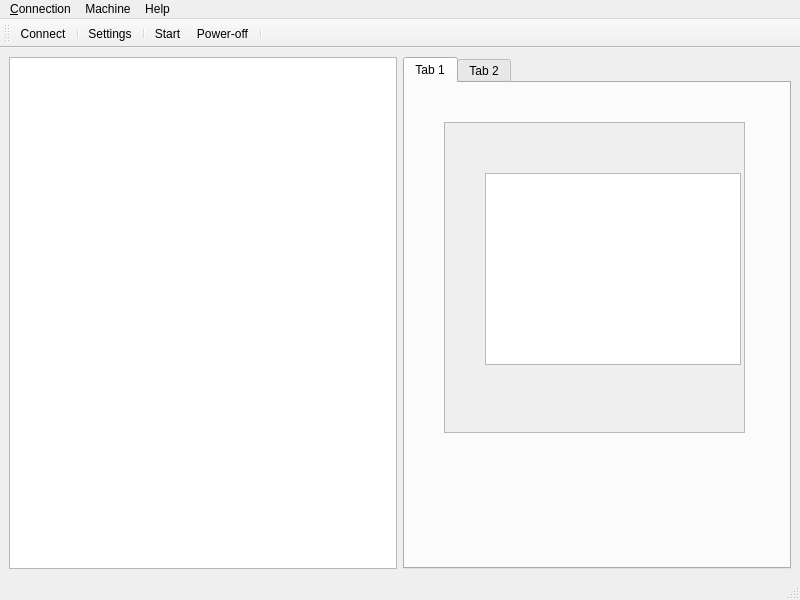
<?xml version="1.0" encoding="UTF-8"?>
<ui version="4.0">
 <class>MainWindow</class>
 <widget class="QMainWindow" name="MainWindow">
  <property name="geometry">
   <rect>
    <x>0</x>
    <y>0</y>
    <width>800</width>
    <height>600</height>
   </rect>
  </property>
  <property name="windowTitle">
   <string>MainWindow</string>
  </property>
  <widget class="QWidget" name="centralwidget">
   <layout class="QVBoxLayout" name="verticalLayout">
    <item>
     <layout class="QHBoxLayout" name="horizontalLayout">
      <item>
       <widget class="QListWidget" name="listWidget"/>
      </item>
      <item>
       <widget class="QTabWidget" name="tabWidget">
        <property name="currentIndex">
         <number>0</number>
        </property>
        <widget class="QWidget" name="tab">
         <attribute name="title">
          <string>Tab 1</string>
         </attribute>
         <widget class="QScrollArea" name="scrollArea">
          <property name="geometry">
           <rect>
            <x>39</x>
            <y>39</y>
            <width>301</width>
            <height>311</height>
           </rect>
          </property>
          <property name="widgetResizable">
           <bool>true</bool>
          </property>
          <widget class="QWidget" name="scrollAreaWidgetContents">
           <property name="geometry">
            <rect>
             <x>0</x>
             <y>0</y>
             <width>299</width>
             <height>309</height>
            </rect>
           </property>
           <widget class="QListView" name="listView">
            <property name="geometry">
             <rect>
              <x>40</x>
              <y>50</y>
              <width>256</width>
              <height>192</height>
             </rect>
            </property>
           </widget>
          </widget>
         </widget>
        </widget>
        <widget class="QWidget" name="tab_2">
         <attribute name="title">
          <string>Tab 2</string>
         </attribute>
        </widget>
       </widget>
      </item>
     </layout>
    </item>
   </layout>
  </widget>
  <widget class="QMenuBar" name="menubar">
   <property name="geometry">
    <rect>
     <x>0</x>
     <y>0</y>
     <width>800</width>
     <height>24</height>
    </rect>
   </property>
   <widget class="QMenu" name="menuConnection">
    <property name="title">
     <string>&amp;Connection</string>
    </property>
    <addaction name="actionConnect"/>
    <addaction name="actionE_xit"/>
   </widget>
   <widget class="QMenu" name="menuMachine">
    <property name="title">
     <string>Machine</string>
    </property>
    <addaction name="separator"/>
    <addaction name="actionStart"/>
    <addaction name="actionPause"/>
    <addaction name="actionStop"/>
    <addaction name="actionSave"/>
    <addaction name="separator"/>
    <addaction name="actionSleep"/>
    <addaction name="actionShutdown"/>
   </widget>
   <widget class="QMenu" name="menuHelp">
    <property name="title">
     <string>Help</string>
    </property>
   </widget>
   <addaction name="menuConnection"/>
   <addaction name="menuMachine"/>
   <addaction name="menuHelp"/>
  </widget>
  <widget class="QStatusBar" name="statusbar"/>
  <widget class="QToolBar" name="toolBar">
   <property name="windowTitle">
    <string>toolBar</string>
   </property>
   <property name="iconSize">
    <size>
     <width>32</width>
     <height>32</height>
    </size>
   </property>
   <property name="toolButtonStyle">
    <enum>Qt::ToolButtonTextUnderIcon</enum>
   </property>
   <attribute name="toolBarArea">
    <enum>TopToolBarArea</enum>
   </attribute>
   <attribute name="toolBarBreak">
    <bool>false</bool>
   </attribute>
   <addaction name="actionConnect"/>
   <addaction name="separator"/>
   <addaction name="actionSettings"/>
   <addaction name="separator"/>
   <addaction name="actionStart"/>
   <addaction name="actionStop"/>
   <addaction name="separator"/>
  </widget>
  <action name="actionConnect">
   <property name="checkable">
    <bool>true</bool>
   </property>
   <property name="icon">
    <iconset>
     <normaloff>resources/connect_32px.png</normaloff>resources/connect_32px.png</iconset>
   </property>
   <property name="text">
    <string>Connect</string>
   </property>
   <property name="toolTip">
    <string>Connect to remote vbox host</string>
   </property>
  </action>
  <action name="actionSettings">
   <property name="checkable">
    <bool>false</bool>
   </property>
   <property name="icon">
    <iconset>
     <normaloff>resources/vm_settings_32px.png</normaloff>resources/vm_settings_32px.png</iconset>
   </property>
   <property name="text">
    <string>Settings</string>
   </property>
   <property name="toolTip">
    <string>vm settings</string>
   </property>
  </action>
  <action name="actionE_xit">
   <property name="text">
    <string>E&amp;xit</string>
   </property>
  </action>
  <action name="actionStart">
   <property name="checkable">
    <bool>false</bool>
   </property>
   <property name="icon">
    <iconset>
     <normaloff>resources/vm_start_32px.png</normaloff>resources/vm_start_32px.png</iconset>
   </property>
   <property name="text">
    <string>Start</string>
   </property>
  </action>
  <action name="actionPause">
   <property name="icon">
    <iconset>
     <normaloff>resources/vm_pause_16px.png</normaloff>resources/vm_pause_16px.png</iconset>
   </property>
   <property name="text">
    <string>Pause</string>
   </property>
  </action>
  <action name="actionStop">
   <property name="icon">
    <iconset>
     <normaloff>resources/stop_32px.png</normaloff>resources/stop_32px.png</iconset>
   </property>
   <property name="text">
    <string>Power-off</string>
   </property>
  </action>
  <action name="actionSave">
   <property name="icon">
    <iconset>
     <normaloff>resources/vm_save_state_16px.png</normaloff>resources/vm_save_state_16px.png</iconset>
   </property>
   <property name="text">
    <string>Save state</string>
   </property>
  </action>
  <action name="actionSleep">
   <property name="icon">
    <iconset>
     <normaloff>resources/vm_pause_16px.png</normaloff>resources/vm_pause_16px.png</iconset>
   </property>
   <property name="text">
    <string>ACPI - Sleep</string>
   </property>
  </action>
  <action name="actionShutdown">
   <property name="icon">
    <iconset>
     <normaloff>resources/vm_shutdown_16px.png</normaloff>resources/vm_shutdown_16px.png</iconset>
   </property>
   <property name="text">
    <string>ACPI - Shutdown</string>
   </property>
  </action>
 </widget>
 <resources/>
 <connections/>
</ui>
